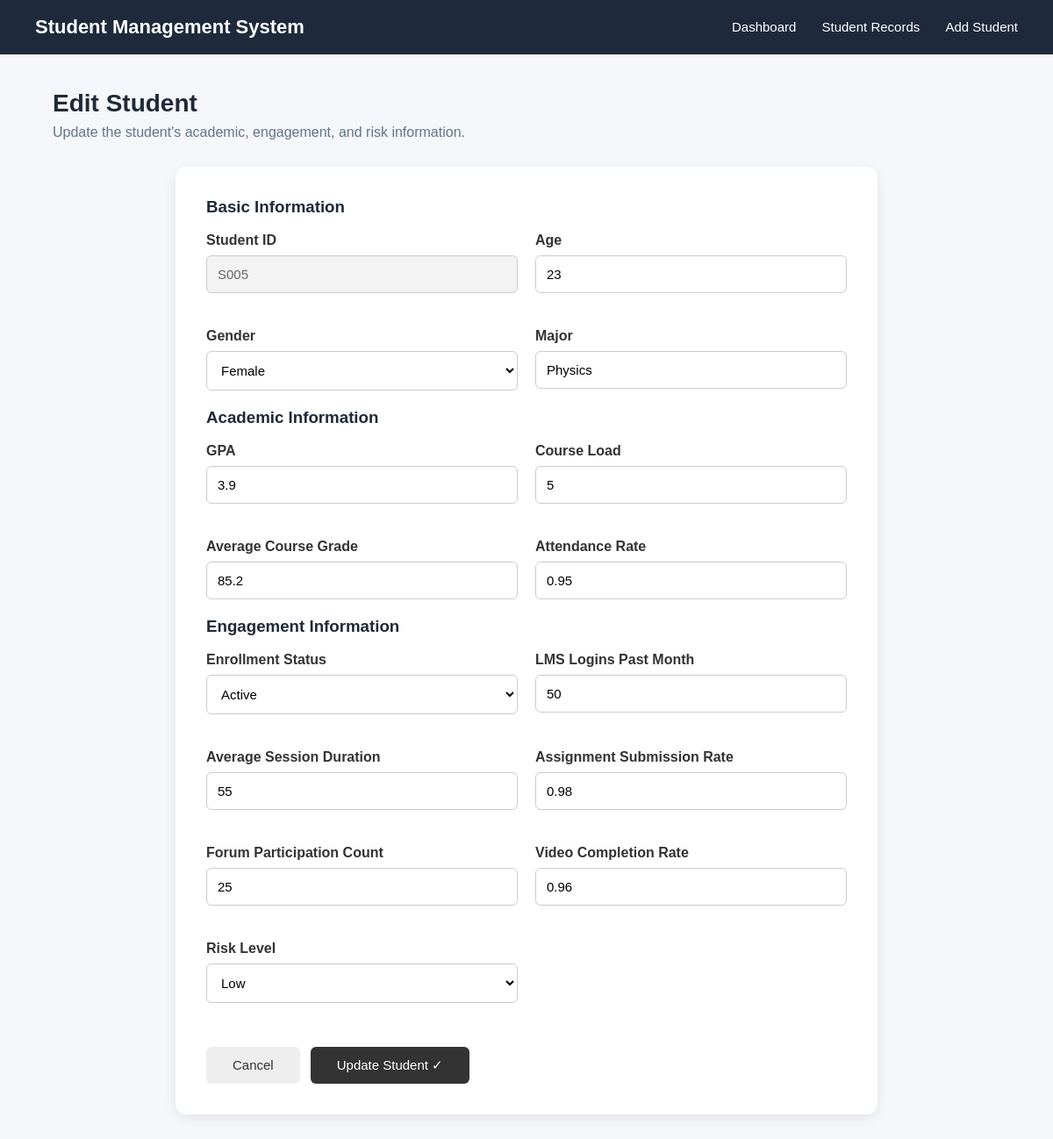
Page /edit/S005 (signed in) on the committed database.
### tables this page shows
CREATE TABLE students (
            student_id TEXT PRIMARY KEY,
            age INTEGER,
            gender TEXT,
            major TEXT,
            GPA REAL,
            course_load INTEGER,
            avg_course_grade REAL,
            attendance_rate REAL,
            enrollment_status TEXT,
            lms_logins_past_month INTEGER,
            avg_session_duration_minutes INTEGER,
            assignment_submission_rate REAL,
            forum_participation_count INTEGER,
            video_completion_rate REAL,
            risk_level TEXT
        );

### app.py (the view, shortened to what this page needs)
@app.route(
    "/edit/<student_id>",
    methods=[
        "GET",
        "POST"
    ]
)
@login_required
def edit_student(
    student_id
):
    connection = get_db_connection()
    student = connection.execute(
        """

        SELECT *

        FROM students

        WHERE student_id = ?

        """,
        (
            student_id,
        )
    ).fetchone()
    connection.close()
    return render_template(
        "edit_student.html",
        student=
            student
    )

### app.py (called while the page is built, shortened)
def login_required(route_function):
    @wraps(route_function)
    def wrapper(*args, **kwargs):
        return route_function(
            *args,
            **kwargs
        )
    return wrapper

### database.py (called while the page is built)
def get_db_connection():
    connection = sqlite3.connect(DATABASE)
    connection.row_factory = sqlite3.Row
    return connection

### templates/edit_student.html (shortened to what this page needs)
<!DOCTYPE html>
<html lang="en">
<head>
    <link
        rel="stylesheet"
        href="{{ url_for('static', filename='style.css') }}"
    >
</head>
<body>
    <nav class="navbar">
        <h1>
            Student Management System
        </h1>
        <div>
            <a
                href="{{ url_for('dashboard') }}"
            >
                Dashboard
            </a>
            <a
                href="{{ url_for('students') }}"
            >
                Student Records
            </a>
            <a
                href="{{ url_for('add_student') }}"
            >
                Add Student
            </a>
        </div>
    </nav>
    <main class="container">
        <div class="page-title">
            <h2>
                Edit Student
            </h2>
            <p>
                Update the student's academic,
                engagement, and risk information.
            </p>
        </div>
        <div class="form-container">
            <form
                method="POST"
                action="{{ url_for(
                    'edit_student',
                    student_id=student['student_id']
                ) }}"
            >
                <h3>
                    Basic Information
                </h3>
                <br>
                <div class="form-grid">
                    <div class="form-group">
                        <label for="student_id">
                            Student ID
                        </label>
                        <input
                            type="text"
                            id="student_id"
                            name="student_id"
                            value="{{ student['student_id'] }}"
                            class="readonly-input"
                            readonly
                        >
                    </div>
                    <div class="form-group">
                        <label for="age">
                            Age
                        </label>
                        <input
                            type="number"
                            id="age"
                            name="age"
                            min="1"
                            max="100"
                            value="{{ student['age'] }}"
                            required
                        >
                    </div>
                    <div class="form-group">
                        <label for="gender">
                            Gender
                        </label>
                        <select
                            id="gender"
                            name="gender"
                            required
                        >
                            <option
                                value="Female"
                                {% if student['gender'] == 'Female' %}
                                selected
                                {% endif %}
                            >
                                Female
                            </option>
                        </select>
                    </div>
                    <div class="form-group">
                        <label for="major">
                            Major
                        </label>
                        <input
                            type="text"
                            id="major"
                            name="major"
                            value="{{ student['major'] }}"
                            required
                        >
                    </div>
                </div>
                <h3>
                    Academic Information
                </h3>
                <br>
                <div class="form-grid">
                    <div class="form-group">
                        <label for="GPA">
                            GPA
                        </label>
                        <input
                            type="number"
                            id="GPA"
                            name="GPA"
                            step="0.01"
                            min="0"
                            max="10"
                            value="{{ student['GPA'] }}"
                            required
                        >
                    </div>
                    <div class="form-group">
                        <label for="course_load">
                            Course Load
                        </label>
                        <input
                            type="number"
                            id="course_load"
                            name="course_load"
                            min="1"
                            value="{{ student['course_load'] }}"
                            required
                        >
                    </div>
                    <div class="form-group">
                        <label for="avg_course_grade">
                            Average Course Grade
                        </label>
                        <input
                            type="number"
                            id="avg_course_grade"
                            name="avg_course_grade"
                            step="0.1"
                            min="0"
                            max="100"
                            value="{{ student['avg_course_grade'] }}"
                            required
                        >
                    </div>
                    <div class="form-group">
                        <label for="attendance_rate">
                            Attendance Rate
                        </label>
                        <input
                            type="number"
                            id="attendance_rate"
                            name="attendance_rate"
                            step="0.01"
                            min="0"
                            max="1"
                            value="{{ student['attendance_rate'] }}"
                            required
                        >
                    </div>
                </div>
                <h3>
                    Engagement Information
                </h3>
                <br>
                <div class="form-grid">
                    <div class="form-group">
                        <label for="enrollment_status">
                            Enrollment Status
                        </label>
                        <select
                            id="enrollment_status"
                            name="enrollment_status"
                            required
                        >
                            <option
                                value="Active"
                            >
                                Active
                            </option>
                        </select>
                    </div>
                    <div class="form-group">
                        <label for="lms_logins_past_month">
                            LMS Logins Past Month
                        </label>
                        <input
                            type="number"
                            id="lms_logins_past_month"
                            name="lms_logins_past_month"
                            min="0"
                            value="{{ student['lms_logins_past_month'] }}"
                            required
                        >
                    </div>
                    <div class="form-group">
                        <label for="avg_session_duration_minutes">
                            Average Session Duration
                        </label>
                        <input
                            type="number"
                            id="avg_session_duration_minutes"
                            name="avg_session_duration_minutes"
                            min="0"
                            value="{{ student['avg_session_duration_minutes'] }}"
                            required
                        >
                    </div>
                    <div class="form-group">
                        <label for="assignment_submission_rate">
                            Assignment Submission Rate
                        </label>
                        <input
                            type="number"
                            id="assignment_submission_rate"
                            name="assignment_submission_rate"
                            step="0.01"
                            min="0"
                            max="1"
                            value="{{ student['assignment_submission_rate'] }}"
                            required
                        >
                    </div>
                    <div class="form-group">
                        <label for="forum_participation_count">
                            Forum Participation Count
                        </label>
                        <input
                            type="number"
                            id="forum_participation_count"
                            name="forum_participation_count"
                            min="0"
                            value="{{ student['forum_participation_count'] }}"
                            required
                        >
                    </div>
                    <div class="form-group">
                        <label for="video_completion_rate">
                            Video Completion Rate
                        </label>
                        <input
                            type="number"
                            id="video_completion_rate"
                            name="video_completion_rate"
                            step="0.01"
                            min="0"
                            max="1"
                            value="{{ student['video_completion_rate'] }}"
                            required
                        >
                    </div>
                    <div class="form-group">
                        <label for="risk_level">
                            Risk Level
                        </label>
                        <select
                            id="risk_level"
                            name="risk_level"
                            required
                        >
                            <option
                                value="Low"
                                {% if student['risk_level'] == 'Low' %}
                                selected
                                {% endif %}
                            >
                                Low
                            </option>
                        </select>
                    </div>
                </div>
                <div class="button-container">
                    <a
                        href="{{ url_for(
                            'student_details',
                            student_id=student['student_id']
                        ) }}"
                        class="cancel-button"
                    >
                        Cancel
                    </a>
                    <button
                        type="submit"
                        class="update-button"
                    >
                        Update Student ✓
                    </button>
                </div>
            </form>
        </div>
    </main>
</body>
</html>

### static/style.css (style rules this page uses)
* { margin: 0; padding: 0; box-sizing: border-box; }
body { font-family: Arial, sans-serif; background-color: #f5f7fb; color: #1f2937; }
.navbar { background-color: #1e293b; color: white; padding: 18px 40px; display: flex; justify-content: space-between; align-items: center; }
.navbar h1 { font-size: 22px; }
.navbar a { color: white; text-decoration: none; margin-left: 25px; font-size: 15px; }
.container { width: 90%; max-width: 1400px; margin: 40px auto; }
.page-title { margin-bottom: 30px; }
.page-title h2 { font-size: 28px; margin-bottom: 8px; }
.page-title p { color: #64748b; }

### templates/edit_student.html (style rules this page uses)
.form-container { max-width: 800px; margin: 30px auto; background: white; padding: 35px; border-radius: 12px; box-shadow: 0 4px 15px rgba(0, 0, 0, 0.08); }
.form-group { margin-bottom: 20px; }
.form-group label { display: block; margin-bottom: 8px; font-weight: 600; color: #333; }
.form-group input, .form-group select { width: 100%; padding: 12px; border: 1px solid #ccc; border-radius: 6px; font-size: 15px; box-sizing: border-box; background: white; }
.form-grid { display: grid; grid-template-columns: 1fr 1fr; gap: 20px; }
.readonly-input { background: #f3f3f3 !important; color: #666; cursor: not-allowed; }
.button-container { display: flex; gap: 12px; margin-top: 30px; }
.update-button { padding: 12px 30px; background: #333; color: white; border: none; border-radius: 6px; cursor: pointer; font-size: 15px; }
.cancel-button { padding: 12px 30px; background: #eee; color: #333; border-radius: 6px; text-decoration: none; font-size: 15px; display: inline-block; }

### rows in the picture
students: student_id "S005", age "23", gender "Female", major "Physics", GPA "3.9", course_load "5", avg_course_grade "85.2", attendance_rate "0.95", lms_logins_past_month "50", avg_session_duration_minutes "55", assignment_submission_rate "0.98", forum_participation_count "25", video_completion_rate "0.96", risk_level "Low"
